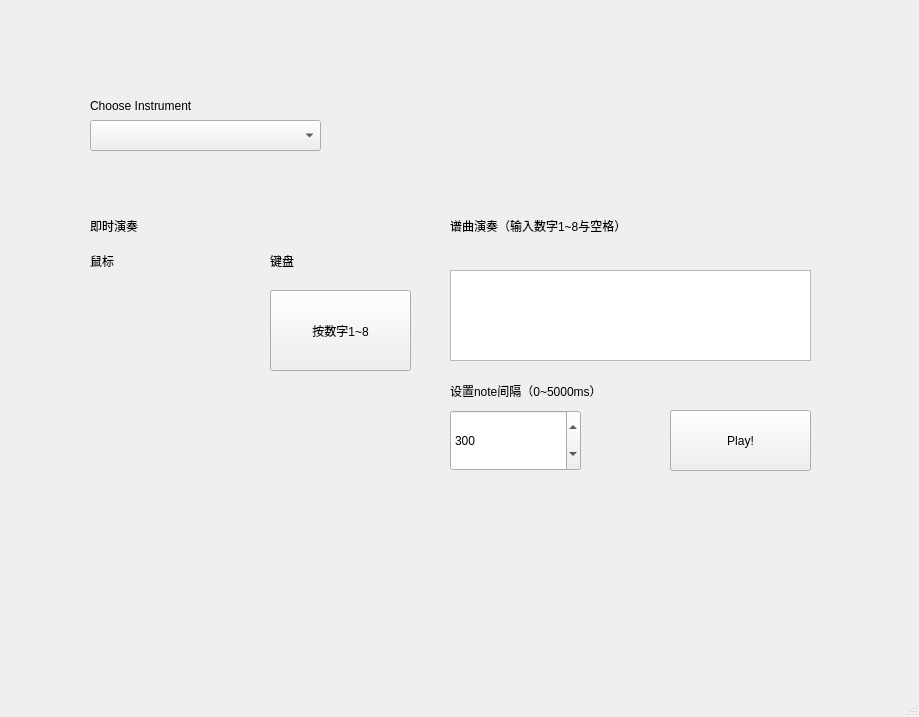
<?xml version="1.0" encoding="UTF-8"?>
<ui version="4.0">
 <class>MainWindow</class>
 <widget class="QMainWindow" name="MainWindow">
  <property name="geometry">
   <rect>
    <x>0</x>
    <y>0</y>
    <width>919</width>
    <height>717</height>
   </rect>
  </property>
  <property name="windowTitle">
   <string>MainWindow</string>
  </property>
  <widget class="QWidget" name="centralwidget">
   <widget class="QLabel" name="label_2">
    <property name="geometry">
     <rect>
      <x>90</x>
      <y>210</y>
      <width>231</width>
      <height>31</height>
     </rect>
    </property>
    <property name="text">
     <string>即时演奏</string>
    </property>
   </widget>
   <widget class="QLabel" name="label_5">
    <property name="geometry">
     <rect>
      <x>270</x>
      <y>240</y>
      <width>91</width>
      <height>41</height>
     </rect>
    </property>
    <property name="text">
     <string>键盘</string>
    </property>
   </widget>
   <widget class="QWidget" name="verticalLayoutWidget">
    <property name="geometry">
     <rect>
      <x>90</x>
      <y>280</y>
      <width>95</width>
      <height>321</height>
     </rect>
    </property>
    <layout class="QVBoxLayout" name="verticalLayout">
     <property name="spacing">
      <number>1</number>
     </property>
     <property name="sizeConstraint">
      <enum>QLayout::SetNoConstraint</enum>
     </property>
     <property name="bottomMargin">
      <number>2</number>
     </property>
    </layout>
   </widget>
   <widget class="QPushButton" name="keyinput">
    <property name="geometry">
     <rect>
      <x>270</x>
      <y>290</y>
      <width>141</width>
      <height>81</height>
     </rect>
    </property>
    <property name="text">
     <string>按数字1~8</string>
    </property>
   </widget>
   <widget class="QPushButton" name="play">
    <property name="geometry">
     <rect>
      <x>670</x>
      <y>410</y>
      <width>141</width>
      <height>61</height>
     </rect>
    </property>
    <property name="text">
     <string>Play!</string>
    </property>
   </widget>
   <widget class="QLabel" name="label_4">
    <property name="geometry">
     <rect>
      <x>90</x>
      <y>240</y>
      <width>91</width>
      <height>41</height>
     </rect>
    </property>
    <property name="text">
     <string>鼠标</string>
    </property>
   </widget>
   <widget class="QComboBox" name="instrument">
    <property name="enabled">
     <bool>true</bool>
    </property>
    <property name="geometry">
     <rect>
      <x>90</x>
      <y>120</y>
      <width>231</width>
      <height>31</height>
     </rect>
    </property>
    <property name="cursor">
     <cursorShape>ArrowCursor</cursorShape>
    </property>
    <property name="toolTip">
     <string/>
    </property>
    <property name="currentText">
     <string/>
    </property>
   </widget>
   <widget class="QLabel" name="label">
    <property name="geometry">
     <rect>
      <x>90</x>
      <y>90</y>
      <width>231</width>
      <height>31</height>
     </rect>
    </property>
    <property name="text">
     <string>Choose Instrument</string>
    </property>
   </widget>
   <widget class="QTextEdit" name="music">
    <property name="geometry">
     <rect>
      <x>450</x>
      <y>270</y>
      <width>361</width>
      <height>91</height>
     </rect>
    </property>
   </widget>
   <widget class="QLabel" name="label_3">
    <property name="geometry">
     <rect>
      <x>450</x>
      <y>210</y>
      <width>231</width>
      <height>31</height>
     </rect>
    </property>
    <property name="text">
     <string>谱曲演奏（输入数字1~8与空格）</string>
    </property>
   </widget>
   <widget class="QSpinBox" name="tempo">
    <property name="geometry">
     <rect>
      <x>450</x>
      <y>410</y>
      <width>131</width>
      <height>61</height>
     </rect>
    </property>
    <property name="maximum">
     <number>5000</number>
    </property>
    <property name="value">
     <number>300</number>
    </property>
   </widget>
   <widget class="QLabel" name="label_6">
    <property name="geometry">
     <rect>
      <x>450</x>
      <y>370</y>
      <width>361</width>
      <height>41</height>
     </rect>
    </property>
    <property name="text">
     <string>设置note间隔（0~5000ms）</string>
    </property>
   </widget>
  </widget>
  <widget class="QMenuBar" name="menubar">
   <property name="geometry">
    <rect>
     <x>0</x>
     <y>0</y>
     <width>919</width>
     <height>26</height>
    </rect>
   </property>
  </widget>
  <widget class="QStatusBar" name="statusbar"/>
 </widget>
 <resources/>
 <connections/>
</ui>
